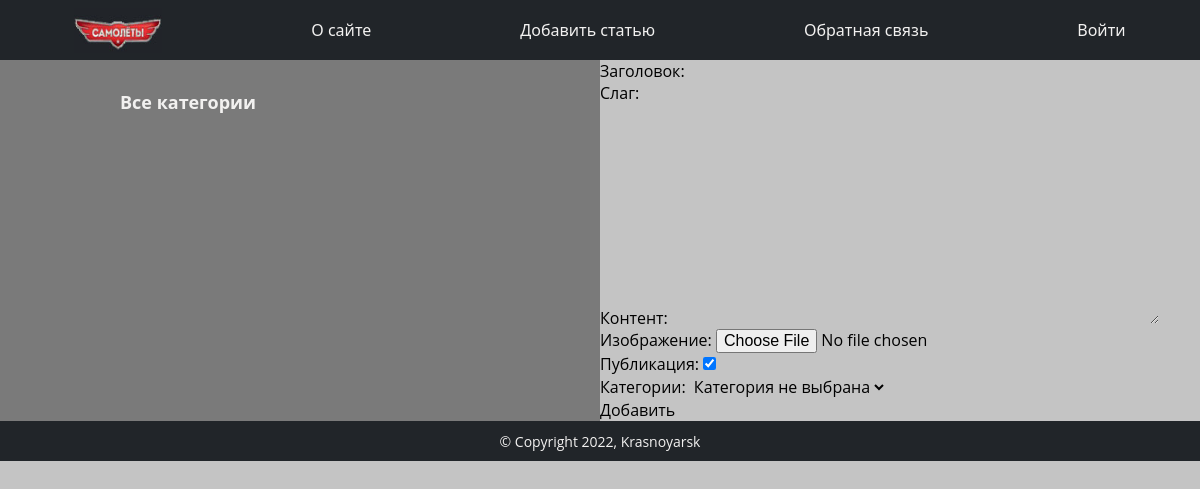
The page /add_page/ on the database as committed earlier.
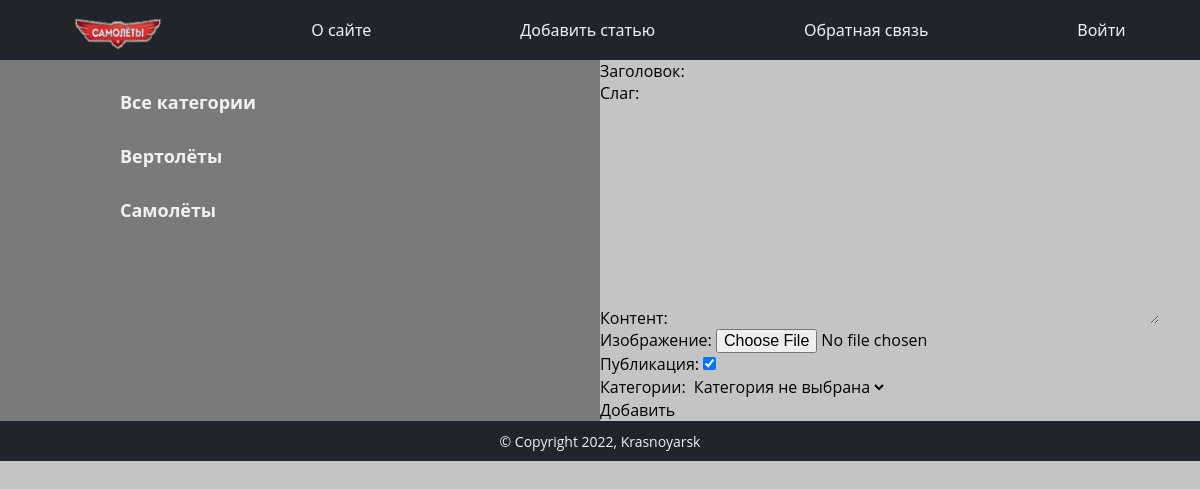
The same page on the database as committed later.
### airplanes/models.py (models this page shows)
class Category(models.Model):
    name = models.CharField(max_length=255, db_index=True, verbose_name='Категория')
    slug = models.SlugField(max_length=255, unique=True, db_index=True, verbose_name='Слаг')
    def __str__(self):
        return self.name
    def get_absolute_url(self):
        return reverse('category', kwargs={'cat_id': self.pk})
    class Meta:
        verbose_name = 'Категории'
        verbose_name_plural = 'Категории'
        ordering = ['id']

### airplanes/views.py (the view)
# urls.py: path('add_page/', add_page, name='add_page'),
def add_page(request):
    if request.method == 'POST':
        form = AddAirplaneForm(request.POST, request.FILES)
        if form.is_valid():
            form.save()
            return redirect('home')
    else:
        form = AddAirplaneForm()
    return render(request, 'airplanes/add_page.html', {'form': form, 'title': 'Добавление статьи'})

### airplanes/forms.py
class AddAirplaneForm(forms.ModelForm):
    def __init__(self, *args, **kwargs):
        super().__init__(*args, **kwargs)
        self.fields['cat'].empty_label = 'Категория не выбрана'
    class Meta:
        model = Airplane
        fields = ['title', 'slug', 'content', 'photo', 'is_published', 'cat']
        widgets = {'title': forms.TextInput(attrs={'class': 'form-input'}),
                   'content': forms.Textarea(attrs={'cols': 50, 'rows': 10})
                   }

### airplanes/templatetags/airplane_tags.py (called while the page is built)
@register.simple_tag(name='cats_tag')
def get_categories():
    return Category.objects.all()

@register.simple_tag(name='menu_tag')
def get_menu():
    menu = [{'title': 'О сайте', 'url_name': 'about'},
            {'title': 'Добавить статью', 'url_name': 'add_page'},
            {'title': 'Обратная связь', 'url_name': 'contact'},
            {'title': 'Войти', 'url_name': 'login'}]
    return menu

### airplanes/templates/airplanes/add_page.html (shortened to what this page needs)
{% extends 'airplanes/base.html' %}
{% block content %}
<form action="{% url 'add_page' %}" method="post" enctype="multipart/form-data">
    {% for f in form %}
    <p><label class="form-label" for="{{ f.id_for_label }}">{{ f.label }}: </label>{{ f }}</p>
    {% endfor %}
    <button type="submit">Добавить</button>
</form>
{% endblock content %}

### airplanes/templates/airplanes/base.html (shortened to what this page needs)
{% load static %}
{% load airplane_tags %}
<!DOCTYPE html>
<html lang="ru">
<head>
    <link rel="stylesheet" href="{% static 'airplanes/css/styles.css' %}" type="text/css">
    <link rel="stylesheet" href="{% static 'airplanes/css/reset.css' %}" type="text/css">
</head>
<body>
{% menu_tag as menu %}
{% block mainmenu %}
<header>
    <nav class="nav">
        <div class="nav-list">
            <ul class="nav-items">
                <li class="nav-logo"><a href="{% url 'home' %}">
                    <div class="logo-img"></div>
                </a></li>
                {% for m in menu %}
                <li class="nav-item"><a class="nav-link" href="{% url m.url_name %}">{{ m.title }}</a></li>
                {% endfor %}
            </ul>
        </div>
    </nav>
</header>
<div class="container">
    {% cats_tag as categories %}
    <div class="main-nav">
        <ul class="main-nav-items">
            {% if cat_selected == 0 %}
                <li class="selected">Все категории</li>
            {% else %}
                <li class="main-nav-item"><a class="main-nav-link" href="{% url 'home' %}">Все категории</a></li>
            {% endif %}
            {% for c in categories %}
                {% if cat_selected == c.pk %}
                    <li class="selected">{{ c.name }}</li>
                {% else %}
                    <li class="main-nav-item"><a href='{{ c.get_absolute_url }}' class="main-nav-link">{{ c.name }}</a></li>
                {% endif %}
            {% endfor %}
        </ul>
    </div>
{% endblock mainmenu %}
{% block content %}
{% endblock content %}
</div>
<footer class="footer">
    <p class="footer-text">&copy; Copyright 2022, Krasnoyarsk</p>
</footer>
</body>
</html>

Rows that differ between the two databases and show on the page:
added Category: name "Вертолёты"
added Category: name "Самолёты"
